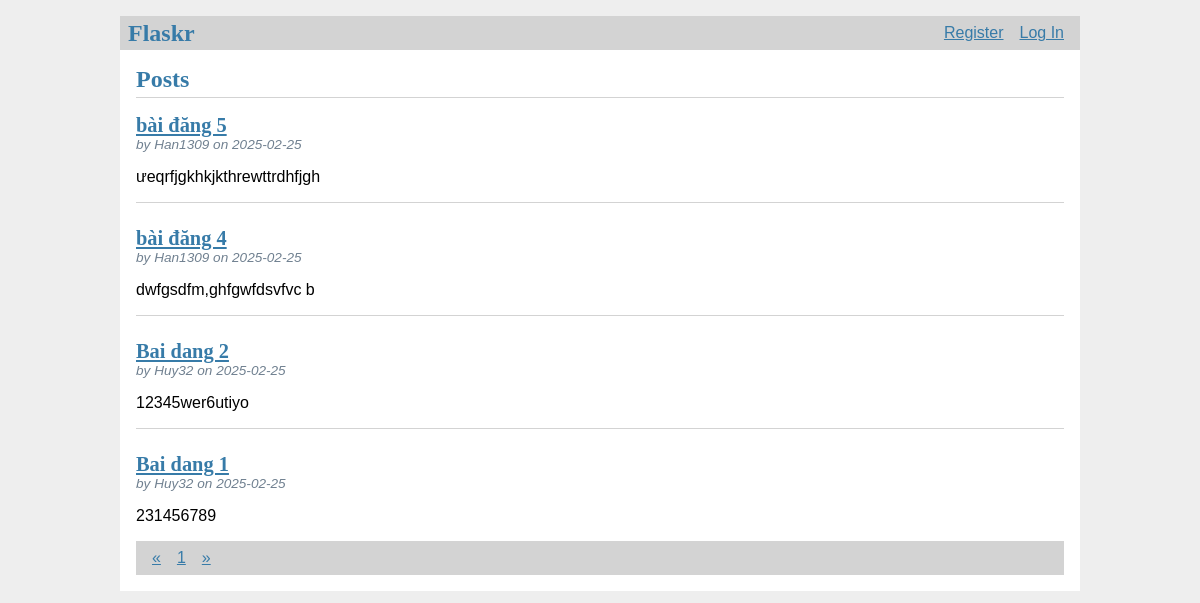
Before: / with the older database file.
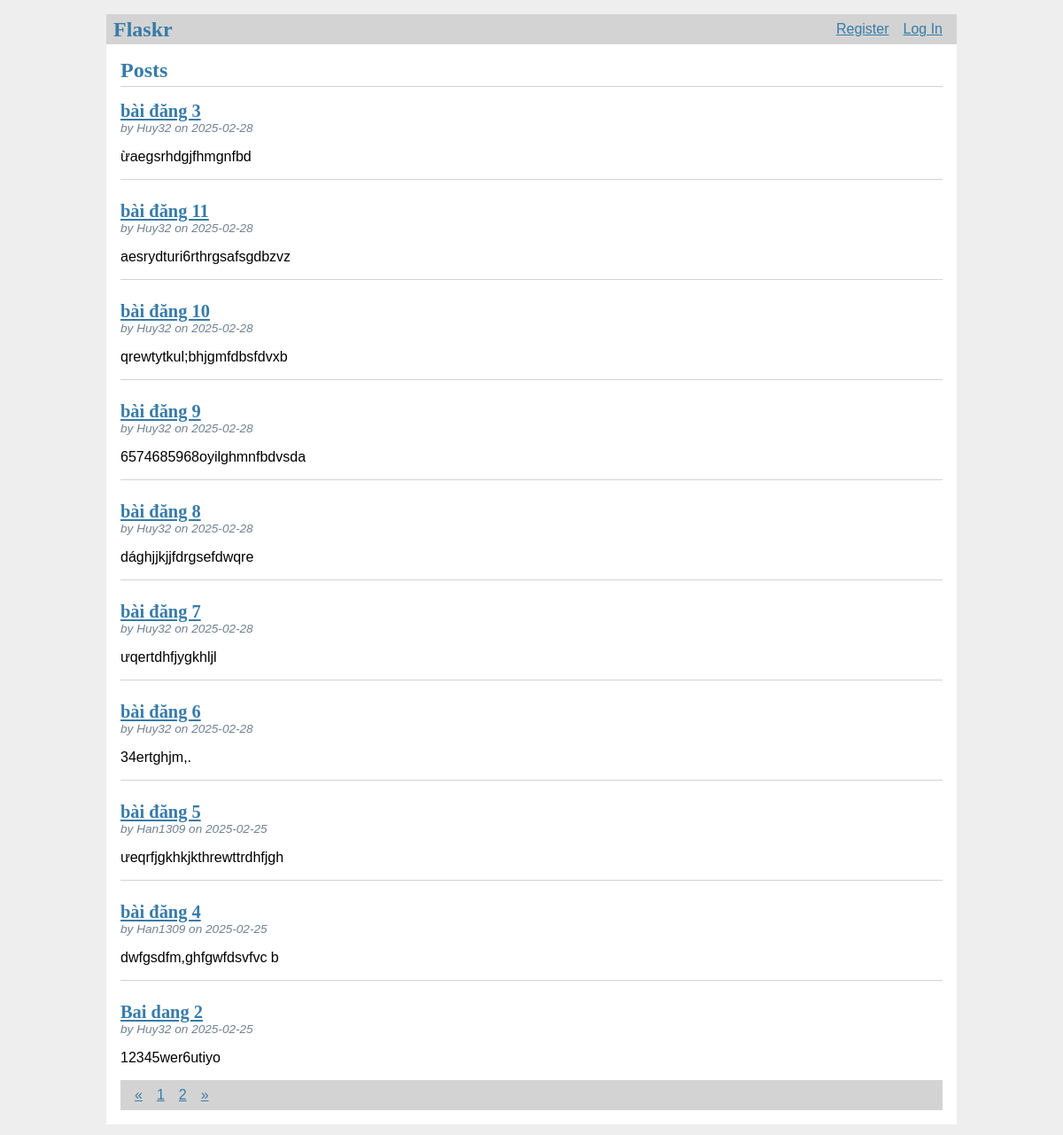
After: the same page with the newer database file.
### tables this page shows
CREATE TABLE post (
    id INTEGER PRIMARY KEY AUTOINCREMENT,
    author_id INTEGER NOT NULL,
    created TIMESTAMP NOT NULL DEFAULT CURRENT_TIMESTAMP,
    title TEXT NOT NULL,
    body TEXT NOT NULL,
    FOREIGN KEY (author_id) REFERENCES user (id)
);

CREATE TABLE user (
    id INTEGER PRIMARY KEY AUTOINCREMENT,
    username TEXT UNIQUE NOT NULL,
    password TEXT NOT NULL,
    role TEXT NOT NULL DEFAULT 'user',
    is_blocked INTEGER NOT NULL DEFAULT 0 
);

### flaskr/blog.py (the view)
@bp.route('/', methods=('GET',))
def index():
    db = get_db()
    page = request.args.get('page', 1, type=int)
    per_page = 10
    offset = (page - 1) * per_page
    posts = db.execute(
        'SELECT p.id, title, body, created, author_id, username'
        ' FROM post p JOIN user u ON p.author_id = u.id'
        ' ORDER BY created DESC'
        ' LIMIT ? OFFSET ?', (per_page, offset)
    ).fetchall()
    total_posts = db.execute('SELECT COUNT(*) FROM post').fetchone()[0]
    total_pages = (total_posts + per_page - 1) // per_page
    return render_template('blog/index.html', posts=posts, page=page, total_pages=total_pages)

### flaskr/auth.py (called while the page is built, shortened)
@bp.before_app_request
def load_logged_in_user():
    user_id = session.get('user_id')
    if user_id is None:
        g.user = None

### flaskr/db.py (called while the page is built)
def get_db():
    if 'db' not in g:
        g.db = sqlite3.connect(
            current_app.config['DATABASE'],
            detect_types=sqlite3.PARSE_DECLTYPES
        )
        g.db.row_factory = sqlite3.Row
    return g.db

### flaskr/templates/blog/index.html (shortened to what this page needs)
{% extends 'base.html' %}
{% block header %}
    <h1>{% block title %}Posts{% endblock %}</h1>
{% endblock %}
{% block content %}
    {% for post in posts %}
        <article class="post">
            <header>
                <div>
                    <h1>
                        <a href="{{ url_for('blog.detail', id=post['id']) }}">{{ post['title'] }}</a>
                    </h1>
                    <div class="about">by {{ post['username'] }} on {{ post['created'].strftime('%Y-%m-%d') }}</div>
                </div>
            </header>
            <p class="body">{{ post['body'] }}</p>
        </article>
        {% if not loop.last %}
            <hr>
        {% endif %}
    {% endfor %}
    <nav aria-label="Page navigation">
        <ul class="pagination">
            <li class="page-item {% if page == 1 %}disabled{% endif %}">
                <a class="page-link" href="{{ url_for('blog.index', page=page-1) }}">&laquo;</a>
            </li>
            {% for p in range(1, total_pages + 1) %}
                <li class="page-item {% if page == p %}active{% endif %}">
                    <a class="page-link" href="{{ url_for('blog.index', page=p) }}">{{ p }}</a>
                </li>
            {% endfor %}
            <li class="page-item {% if page == total_pages %}disabled{% endif %}">
                <a class="page-link" href="{{ url_for('blog.index', page=page+1) }}">&raquo;</a>
            </li>
        </ul>
    </nav>
{% endblock %}

Changed rows visible on the page:
no longer on this page (row unchanged): post: title "Bai dang 1", username "Huy32", created "2025-02-25", body "231456789"
added post: title "bài đăng 3", username "Huy32", created "2025-02-28", body "ừaegsrhdgjfhmgnfbd"
added post: title "bài đăng 11", username "Huy32", created "2025-02-28", body "aesrydturi6rthrgsafsgdbzvz"
added post: title "bài đăng 10", username "Huy32", created "2025-02-28", body "qrewtytkul;bhjgmfdbsfdvxb"
added post: title "bài đăng 9", username "Huy32", created "2025-02-28", body "6574685968oyilghmnfbdvsda"
added post: title "bài đăng 8", username "Huy32", created "2025-02-28", body "dághjjkjjfdrgsefdwqre"
added post: title "bài đăng 7", username "Huy32", created "2025-02-28", body "ưqertdhfjygkhljl"
added post: title "bài đăng 6", username "Huy32", created "2025-02-28", body "34ertghjm,."
Other visible differences:
new list line: "2"
